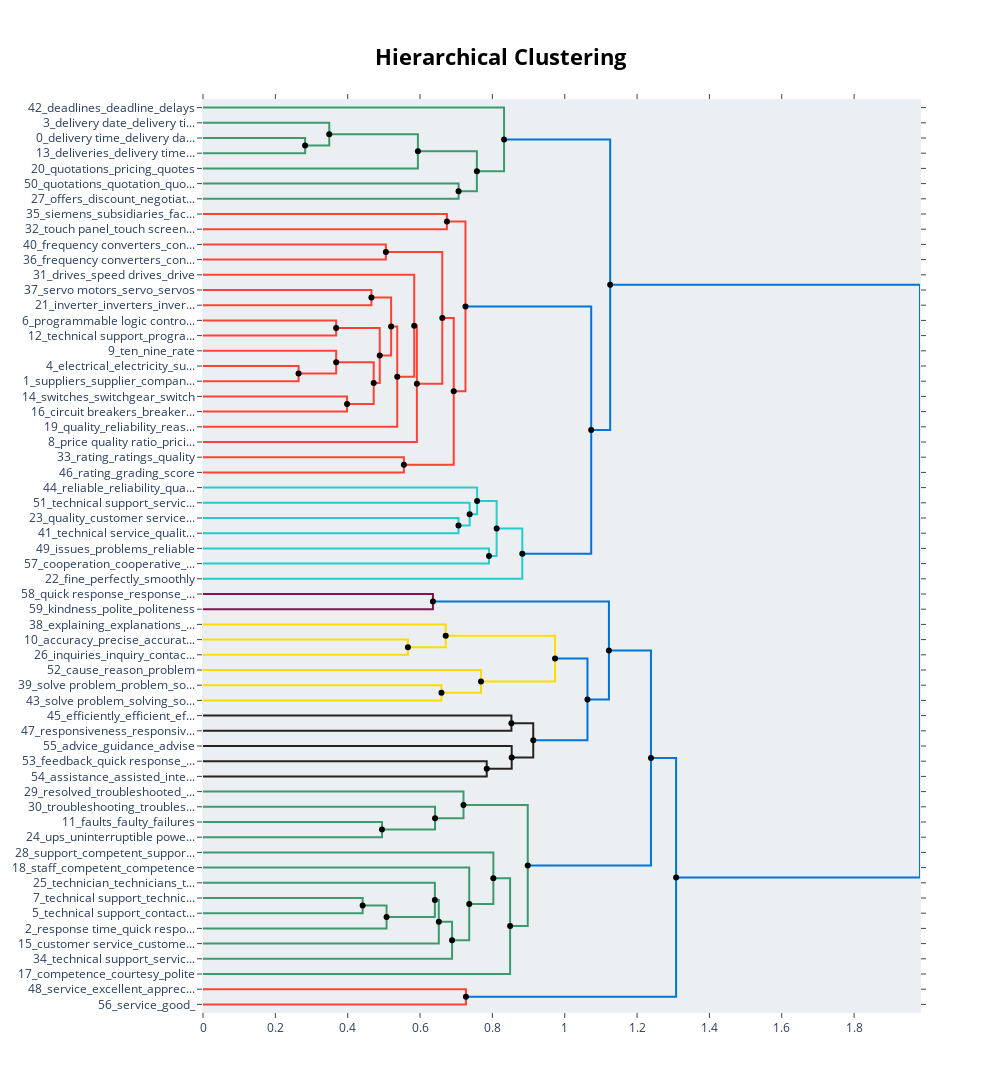

Source (notebook cell):
### Code cell
hierarchical_topics = topic_model.hierarchical_topics(docs)
topic_model.visualize_hierarchy(hierarchical_topics=hierarchical_topics, custom_labels=True)

### Figure 1 — Plotly figure (JSON) as saved in the notebook; plotly's stock layout.template omitted (floating-point values rounded to 4 significant figures)
{"data": [{"hoverinfo": "text", "marker": {"color": "rgb(61,153,112)"}, "mode": "lines", "text": ["delivery time_delivery date_deliveries_delivery_delays", "", "", "deliveries_delivery time_delays_delivering_delivery"], "type": "scatter", "x": [0, 0.2823, 0.2823, 0], "xaxis": "x", "y": [-25, -25, -35, -35], "yaxis": "y"}, {"hoverinfo": "text", "marker": {"color": "rgb(61,153,112)"}, "mode": "lines", "text": ["delivery date_delivery time_delivery_deliveries_delayed", "", "", "delivery time_deliveries_delays_delivery_shipments"], "type": "scatter", "x": [0, 0.349, 0.349, 0.2823], "xaxis": "x", "y": [-15, -15, -30, -30], "yaxis": "y"}, {"hoverinfo": "text", "marker": {"color": "rgb(61,153,112)"}, "mode": "lines", "text": ["deliveries_shipments_delivery time_delivery date_delivery", "", "", "quotations_pricing_quotes_invoices_quotation"], "type": "scatter", "x": [0.349, 0.5941, 0.5941, 0], "xaxis": "x", "y": [-22.5, -22.5, -45, -45], "yaxis": "y"}, {"hoverinfo": "text", "marker": {"color": "rgb(61,153,112)"}, "mode": "lines", "text": ["quotations_quotation_quotes_responded_quoted", "", "", "offers_discount_negotiation_offered_refunded"], "type": "scatter", "x": [0, 0.7065, 0.7065, 0], "xaxis": "x", "y": [-55, -55, -65, -65], "yaxis": "y"}, {"hoverinfo": "text", "marker": {"color": "rgb(61,153,112)"}, "mode": "lines", "text": ["delivery time_delivery date_deliveries_delays_delivery", "", "", "responded_inquiries_refunded_sr_response time"], "type": "scatter", "x": [0.5941, 0.7572, 0.7572, 0.7065], "xaxis": "x", "y": [-33.75, -33.75, -60, -60], "yaxis": "y"}, {"hoverinfo": "text", "marker": {"color": "rgb(61,153,112)"}, "mode": "lines", "text": ["deadlines_deadline_delays_delaying_scheduling", "", "", "delivery time_delivery date_deliveries_delivery_delays"], "type": "scatter", "x": [0, 0.8323, 0.8323, 0.7572], "xaxis": "x", "y": [-5, -5, -46.88, -46.88], "yaxis": "y"}, {"hoverinfo": "text", "marker": {"color": "rgb(255,65,54)"}, "mode": "lines", "text": ["siemens_subsidiaries_factories_supplier_manufacturer", "", "", "touch panel_touch screen_dell_gp4501_gp4000"], "type": "scatter", "x": [0, 0.6743, 0.6743, 0], "xaxis": "x", "y": [-75, -75, -85, -85], "yaxis": "y"}, {"hoverinfo": "text", "marker": {"color": "rgb(255,65,54)"}, "mode": "lines", "text": ["frequency converters_converters_technical support_electric_manufacturers", "", "", "frequency converters_converters_frequency_converter_60hz"], "type": "scatter", "x": [0, 0.5056, 0.5056, 0], "xaxis": "x", "y": [-95, -95, -105, -105], "yaxis": "y"}, {"hoverinfo": "text", "marker": {"color": "rgb(255,65,54)"}, "mode": "lines", "text": ["servo motors_servo_servos_discontinued_motors", "", "", "inverter_inverters_invertor_frequency inverters_converters"], "type": "scatter", "x": [0, 0.4656, 0.4656, 0], "xaxis": "x", "y": [-125, -125, -135, -135], "yaxis": "y"}, {"hoverinfo": "text", "marker": {"color": "rgb(255,65,54)"}, "mode": "lines", "text": ["programmable logic controller_controllers_touch panel_hardware_programmable", "", "", "technical support_programmable logic controller_automation_controllers_programmable"], "type": "scatter", "x": [0, 0.368, 0.368, 0], "xaxis": "x", "y": [-145, -145, -155, -155], "yaxis": "y"}, {"hoverinfo": "text", "marker": {"color": "rgb(255,65,54)"}, "mode": "lines", "text": ["electrical_electricity_supplier_electric_products", "", "", "suppliers_supplier_companies_technical support_company"], "type": "scatter", "x": [0, 0.2642, 0.2642, 0], "xaxis": "x", "y": [-175, -175, -185, -185], "yaxis": "y"}, {"hoverinfo": "text", "marker": {"color": "rgb(255,65,54)"}, "mode": "lines", "text": ["ten_nine_rate_quality_pricing", "", "", "suppliers_supplier_brands_partnership_brand"], "type": "scatter", "x": [0, 0.3681, 0.3681, 0.2642], "xaxis": "x", "y": [-165, -165, -180, -180], "yaxis": "y"}, {"hoverinfo": "text", "marker": {"color": "rgb(255,65,54)"}, "mode": "lines", "text": ["switches_switchgear_switch_switchgears_switchboard", "", "", "circuit breakers_breakers_breaker_electrical_iec"], "type": "scatter", "x": [0, 0.3983, 0.3983, 0], "xaxis": "x", "y": [-195, -195, -205, -205], "yaxis": "y"}, {"hoverinfo": "text", "marker": {"color": "rgb(255,65,54)"}, "mode": "lines", "text": ["suppliers_supplier_distributors_products_brands", "", "", "circuit breakers_breakers_breaker_fuses_fuse"], "type": "scatter", "x": [0.3681, 0.4719, 0.4719, 0.3983], "xaxis": "x", "y": [-172.5, -172.5, -200, -200], "yaxis": "y"}, {"hoverinfo": "text", "marker": {"color": "rgb(255,65,54)"}, "mode": "lines", "text": ["programmable logic controller_controllers_technical support_hardware_controls", "", "", "technical support_breakers_brands_electric_circuit breakers"], "type": "scatter", "x": [0.368, 0.4886, 0.4886, 0.4719], "xaxis": "x", "y": [-150, -150, -186.2, -186.2], "yaxis": "y"}, {"hoverinfo": "text", "marker": {"color": "rgb(255,65,54)"}, "mode": "lines", "text": ["servo motors_servo_inverters_servos_inverter", "", "", "technical support_programmable logic controller_siemens_equipment_products"], "type": "scatter", "x": [0.4656, 0.5201, 0.5201, 0.4886], "xaxis": "x", "y": [-130, -130, -168.1, -168.1], "yaxis": "y"}, {"hoverinfo": "text", "marker": {"color": "rgb(255,65,54)"}, "mode": "lines", "text": ["technical support_programmable logic controller_controllers_issues_supplier", "", "", "quality_reliability_reasons_discontinued_reliable"], "type": "scatter", "x": [0.5201, 0.537, 0.537, 0], "xaxis": "x", "y": [-149.1, -149.1, -215, -215], "yaxis": "y"}, {"hoverinfo": "text", "marker": {"color": "rgb(255,65,54)"}, "mode": "lines", "text": ["drives_speed drives_drive_troubleshooting_technical support", "", "", "technical support_siemens_automation_products_components"], "type": "scatter", "x": [0, 0.584, 0.584, 0.537], "xaxis": "x", "y": [-115, -115, -182.0, -182.0], "yaxis": "y"}, {"hoverinfo": "text", "marker": {"color": "rgb(255,65,54)"}, "mode": "lines", "text": ["programmable logic controller_automation_technical support_controllers_controller", "", "", "price quality ratio_pricing_affordable_prices_quality"], "type": "scatter", "x": [0.584, 0.5913, 0.5913, 0], "xaxis": "x", "y": [-148.5, -148.5, -225, -225], "yaxis": "y"}, {"hoverinfo": "text", "marker": {"color": "rgb(255,65,54)"}, "mode": "lines", "text": ["frequency converters_technical support_converters_converter_frequency", "", "", "technical support_automation_issues_switches_reliability"], "type": "scatter", "x": [0.5056, 0.6616, 0.6616, 0.5913], "xaxis": "x", "y": [-100, -100, -186.8, -186.8], "yaxis": "y"}, {"hoverinfo": "text", "marker": {"color": "rgb(255,65,54)"}, "mode": "lines", "text": ["rating_ratings_quality_reliability_rate", "", "", "rating_grading_score_evaluated_grade"], "type": "scatter", "x": [0, 0.5553, 0.5553, 0], "xaxis": "x", "y": [-235, -235, -245, -245], "yaxis": "y"}, {"hoverinfo": "text", "marker": {"color": "rgb(255,65,54)"}, "mode": "lines", "text": ["technical support_equipment_automation_programmable logic controller_reliability", "", "", "rating_rate_reliability_quality_score"], "type": "scatter", "x": [0.6616, 0.6931, 0.6931, 0.5553], "xaxis": "x", "y": [-143.4, -143.4, -240, -240], "yaxis": "y"}, {"hoverinfo": "text", "marker": {"color": "rgb(255,65,54)"}, "mode": "lines", "text": ["manufacturers_touch panel_siemens_manufacturer_compatibility", "", "", "programmable logic controller_programmable_technical support_automation_servo"], "type": "scatter", "x": [0.6743, 0.7256, 0.7256, 0.6931], "xaxis": "x", "y": [-80, -80, -191.7, -191.7], "yaxis": "y"}, {"hoverinfo": "text", "marker": {"color": "rgb(35,205,205)"}, "mode": "lines", "text": ["quality_customer service_services_satisfaction_reliability", "", "", "technical service_quality_materials_material_practicality"], "type": "scatter", "x": [0, 0.7063, 0.7063, 0], "xaxis": "x", "y": [-275, -275, -285, -285], "yaxis": "y"}, {"hoverinfo": "text", "marker": {"color": "rgb(35,205,205)"}, "mode": "lines", "text": ["technical support_service support_technical service_support_supports", "", "", "technical service_customer service_quality_services_service"], "type": "scatter", "x": [0, 0.7372, 0.7372, 0.7063], "xaxis": "x", "y": [-265, -265, -280, -280], "yaxis": "y"}, {"hoverinfo": "text", "marker": {"color": "rgb(35,205,205)"}, "mode": "lines", "text": ["reliable_reliability_quality_dependability_brand", "", "", "technical support_technical service_quality_service support_customer service"], "type": "scatter", "x": [0, 0.7578, 0.7578, 0.7372], "xaxis": "x", "y": [-255, -255, -272.5, -272.5], "yaxis": "y"}, {"hoverinfo": "text", "marker": {"color": "rgb(35,205,205)"}, "mode": "lines", "text": ["issues_problems_reliable_defect_customer support", "", "", "cooperation_cooperative_collaboration_collaborating_collaborations"], "type": "scatter", "x": [0, 0.7906, 0.7906, 0], "xaxis": "x", "y": [-295, -295, -305, -305], "yaxis": "y"}, {"hoverinfo": "text", "marker": {"color": "rgb(35,205,205)"}, "mode": "lines", "text": ["technical support_technical service_quality_customer service_reliability", "", "", "cooperation_cooperative_collaboration_collaborating_collaborations"], "type": "scatter", "x": [0.7578, 0.8118, 0.8118, 0.7906], "xaxis": "x", "y": [-263.8, -263.8, -300, -300], "yaxis": "y"}, {"hoverinfo": "text", "marker": {"color": "rgb(35,205,205)"}, "mode": "lines", "text": ["technical support_technical service_customer service_availability_reliable", "", "", "fine_perfectly_smoothly_usual_everything"], "type": "scatter", "x": [0.8118, 0.8827, 0.8827, 0], "xaxis": "x", "y": [-281.9, -281.9, -315, -315], "yaxis": "y"}, {"hoverinfo": "text", "marker": {"color": "rgb(0,116,217)"}, "mode": "lines", "text": ["technical support_programmable logic controller_equipment_controller_reliability", "", "", "technical support_technical service_reliability_customer service_quality"], "type": "scatter", "x": [0.7256, 1.073, 1.073, 0.8827], "xaxis": "x", "y": [-135.8, -135.8, -298.4, -298.4], "yaxis": "y"}, {"hoverinfo": "text", "marker": {"color": "rgb(0,116,217)"}, "mode": "lines", "text": ["delivery date_delivery time_deliveries_delivery_deliver", "", "", "technical support_reliability_equipment_reliable_siemens"], "type": "scatter", "x": [0.8323, 1.126, 1.126, 1.073], "xaxis": "x", "y": [-25.94, -25.94, -217.1, -217.1], "yaxis": "y"}, {"hoverinfo": "text", "marker": {"color": "rgb(133,20,75)"}, "mode": "lines", "text": ["quick response_response_quick_reply_easy", "", "", "kindness_polite_politeness_helpful_appreciate"], "type": "scatter", "x": [0, 0.6357, 0.6357, 0], "xaxis": "x", "y": [-325, -325, -335, -335], "yaxis": "y"}, {"hoverinfo": "text", "marker": {"color": "rgb(255,220,0)"}, "mode": "lines", "text": ["accuracy_precise_accurately_answers_precision", "", "", "inquiries_inquiry_contacted_responded_polite"], "type": "scatter", "x": [0, 0.5666, 0.5666, 0], "xaxis": "x", "y": [-355, -355, -365, -365], "yaxis": "y"}, {"hoverinfo": "text", "marker": {"color": "rgb(255,220,0)"}, "mode": "lines", "text": ["explaining_explanations_explained_straightforward_polite", "", "", "answered_precise_accurately_answers_inquiry"], "type": "scatter", "x": [0, 0.671, 0.671, 0.5666], "xaxis": "x", "y": [-345, -345, -360, -360], "yaxis": "y"}, {"hoverinfo": "text", "marker": {"color": "rgb(255,220,0)"}, "mode": "lines", "text": ["solve problem_problem_solution_solutions_helped", "", "", "solve problem_solving_solve_quickly_efficiently"], "type": "scatter", "x": [0, 0.6592, 0.6592, 0], "xaxis": "x", "y": [-385, -385, -395, -395], "yaxis": "y"}, {"hoverinfo": "text", "marker": {"color": "rgb(255,220,0)"}, "mode": "lines", "text": ["cause_reason_problem_solve problem_explanation", "", "", "solve problem_solving_solve_solutions_problem"], "type": "scatter", "x": [0, 0.7685, 0.7685, 0.6592], "xaxis": "x", "y": [-375, -375, -390, -390], "yaxis": "y"}, {"hoverinfo": "text", "marker": {"color": "rgb(255,220,0)"}, "mode": "lines", "text": ["explained_explaining_polite_explanation_politely", "", "", "solve problem_solving_solutions_solve_problem"], "type": "scatter", "x": [0.671, 0.9733, 0.9733, 0.7685], "xaxis": "x", "y": [-352.5, -352.5, -382.5, -382.5], "yaxis": "y"}, {"hoverinfo": "text", "marker": {"color": "rgb(40,35,35)"}, "mode": "lines", "text": ["efficiently_efficient_efficiency_performance_quickly", "", "", "responsiveness_responsive_resolution_flexible_services"], "type": "scatter", "x": [0, 0.8526, 0.8526, 0], "xaxis": "x", "y": [-405, -405, -415, -415], "yaxis": "y"}, {"hoverinfo": "text", "marker": {"color": "rgb(40,35,35)"}, "mode": "lines", "text": ["feedback_quick response_helpful_respond_response", "", "", "assistance_assisted_intervention_immediate_providing"], "type": "scatter", "x": [0, 0.7844, 0.7844, 0], "xaxis": "x", "y": [-435, -435, -445, -445], "yaxis": "y"}, {"hoverinfo": "text", "marker": {"color": "rgb(40,35,35)"}, "mode": "lines", "text": ["advice_guidance_advise_competent_tips", "", "", "feedback_helpful_helpfulness_helped_satisfactory"], "type": "scatter", "x": [0, 0.8534, 0.8534, 0.7844], "xaxis": "x", "y": [-425, -425, -440, -440], "yaxis": "y"}, {"hoverinfo": "text", "marker": {"color": "rgb(40,35,35)"}, "mode": "lines", "text": ["responsiveness_responsively_responsive_effective_effectiveness", "", "", "advice_guidance_tips_feedback_assistance"], "type": "scatter", "x": [0.8526, 0.913, 0.913, 0.8534], "xaxis": "x", "y": [-410, -410, -432.5, -432.5], "yaxis": "y"}, {"hoverinfo": "text", "marker": {"color": "rgb(0,116,217)"}, "mode": "lines", "text": ["precise_answered_answers_accurately_response", "", "", "responsiveness_responsively_responsive_advice_effective"], "type": "scatter", "x": [0.9733, 1.063, 1.063, 0.913], "xaxis": "x", "y": [-367.5, -367.5, -421.2, -421.2], "yaxis": "y"}, {"hoverinfo": "text", "marker": {"color": "rgb(0,116,217)"}, "mode": "lines", "text": ["quick response_response_quick_reply_short", "", "", "answered_precise_accurately_polite_answers"], "type": "scatter", "x": [0.6357, 1.122, 1.122, 1.063], "xaxis": "x", "y": [-330, -330, -394.4, -394.4], "yaxis": "y"}, {"hoverinfo": "text", "marker": {"color": "rgb(61,153,112)"}, "mode": "lines", "text": ["faults_faulty_failures_complaint_defect", "", "", "ups_uninterruptible power supply_troubleshooting_power supply_upc"], "type": "scatter", "x": [0, 0.4948, 0.4948, 0], "xaxis": "x", "y": [-475, -475, -485, -485], "yaxis": "y"}, {"hoverinfo": "text", "marker": {"color": "rgb(61,153,112)"}, "mode": "lines", "text": ["troubleshooting_troubleshoot_resolved_issue_reset", "", "", "ups_uninterruptible power supply_apc_troubleshooting_reliability"], "type": "scatter", "x": [0, 0.6415, 0.6415, 0.4948], "xaxis": "x", "y": [-465, -465, -480, -480], "yaxis": "y"}, {"hoverinfo": "text", "marker": {"color": "rgb(61,153,112)"}, "mode": "lines", "text": ["resolved_troubleshooted_fixed_issue_solved", "", "", "ups_uninterruptible power supply_technical support_apc_troubleshooting"], "type": "scatter", "x": [0, 0.7202, 0.7202, 0.6415], "xaxis": "x", "y": [-455, -455, -472.5, -472.5], "yaxis": "y"}, {"hoverinfo": "text", "marker": {"color": "rgb(61,153,112)"}, "mode": "lines", "text": ["technical support_technician_technicians_technical_tech", "", "", "technical support_contact_call center_technician_telephone"], "type": "scatter", "x": [0, 0.4414, 0.4414, 0], "xaxis": "x", "y": [-525, -525, -535, -535], "yaxis": "y"}, {"hoverinfo": "text", "marker": {"color": "rgb(61,153,112)"}, "mode": "lines", "text": ["technical support_technician_technicians_technical_tech", "", "", "response time_quick response_responses_responding_quickness"], "type": "scatter", "x": [0.4414, 0.5074, 0.5074, 0], "xaxis": "x", "y": [-530, -530, -545, -545], "yaxis": "y"}, {"hoverinfo": "text", "marker": {"color": "rgb(61,153,112)"}, "mode": "lines", "text": ["technician_technicians_tech_techs_knowledgeable", "", "", "technical support_response time_call_telephone_call back"], "type": "scatter", "x": [0, 0.641, 0.641, 0.5074], "xaxis": "x", "y": [-515, -515, -537.5, -537.5], "yaxis": "y"}, {"hoverinfo": "text", "marker": {"color": "rgb(61,153,112)"}, "mode": "lines", "text": ["response time_technical support_telephone_call_call back", "", "", "customer service_customer support_service_customer_services"], "type": "scatter", "x": [0.641, 0.6519, 0.6519, 0], "xaxis": "x", "y": [-526.2, -526.2, -555, -555], "yaxis": "y"}, {"hoverinfo": "text", "marker": {"color": "rgb(61,153,112)"}, "mode": "lines", "text": ["technical support_response time_customer service_assistance_responses", "", "", "technical support_service support_support_technical_strengthened"], "type": "scatter", "x": [0.6519, 0.6885, 0.6885, 0], "xaxis": "x", "y": [-540.6, -540.6, -565, -565], "yaxis": "y"}, {"hoverinfo": "text", "marker": {"color": "rgb(61,153,112)"}, "mode": "lines", "text": ["staff_competent_competence_employee_employees", "", "", "response time_technical support_customer service_responses_inquiry"], "type": "scatter", "x": [0, 0.736, 0.736, 0.6885], "xaxis": "x", "y": [-505, -505, -552.8, -552.8], "yaxis": "y"}, {"hoverinfo": "text", "marker": {"color": "rgb(61,153,112)"}, "mode": "lines", "text": ["support_competent_supported_supporters_fast", "", "", "technical support_response time_customer service_technical_technician"], "type": "scatter", "x": [0, 0.8027, 0.8027, 0.736], "xaxis": "x", "y": [-495, -495, -528.9, -528.9], "yaxis": "y"}, {"hoverinfo": "text", "marker": {"color": "rgb(61,153,112)"}, "mode": "lines", "text": ["technical support_response time_customer service_technician_technicians", "", "", "competence_courtesy_polite_sincerity_satisfaction"], "type": "scatter", "x": [0.8027, 0.849, 0.849, 0], "xaxis": "x", "y": [-512.0, -512.0, -575, -575], "yaxis": "y"}, {"hoverinfo": "text", "marker": {"color": "rgb(61,153,112)"}, "mode": "lines", "text": ["ups_uninterruptible power supply_apc_warranty_technical support", "", "", "technical support_customer service_technical_assistance_prompt"], "type": "scatter", "x": [0.7202, 0.8978, 0.8978, 0.849], "xaxis": "x", "y": [-463.8, -463.8, -543.5, -543.5], "yaxis": "y"}, {"hoverinfo": "text", "marker": {"color": "rgb(0,116,217)"}, "mode": "lines", "text": ["quick response_explained_easy_explaining_quickly", "", "", "response time_ups_technical support_troubleshooting_customer service"], "type": "scatter", "x": [1.122, 1.238, 1.238, 0.8978], "xaxis": "x", "y": [-362.2, -362.2, -503.6, -503.6], "yaxis": "y"}, {"hoverinfo": "text", "marker": {"color": "rgb(255,65,54)"}, "mode": "lines", "text": ["service_excellent_appreciate_welcome_great", "", "", "service_good___"], "type": "scatter", "x": [0, 0.7269, 0.7269, 0], "xaxis": "x", "y": [-585, -585, -595, -595], "yaxis": "y"}, {"hoverinfo": "text", "marker": {"color": "rgb(0,116,217)"}, "mode": "lines", "text": ["ups_response time_technical support_battery_replacement", "", "", "service_excellent_appreciate_welcome_helpful"], "type": "scatter", "x": [1.238, 1.308, 1.308, 0.7269], "xaxis": "x", "y": [-432.9, -432.9, -590, -590], "yaxis": "y"}, {"hoverinfo": "text", "marker": {"color": "rgb(0,116,217)"}, "mode": "lines", "text": ["technical support_supplier_delays_deliveries_reliable", "", "", "response time_technical support_issue_ups_call back"], "type": "scatter", "x": [1.126, 1.982, 1.982, 1.308], "xaxis": "x", "y": [-121.5, -121.5, -511.5, -511.5], "yaxis": "y"}, {"hoverinfo": "text", "hovertext": ["deliveries_shipments_delivery time_delivery date_delivery", "delivery time_delivery date_deliveries_delays_delivery", "suppliers_supplier_distributors_products_brands", "programmable logic controller_controllers_technical support_hardware_controls", "servo motors_servo_inverters_servos_inverter", "technical support_programmable logic controller_controllers_issues_supplier", "programmable logic controller_automation_technical support_controllers_controller", "frequency converters_technical support_converters_converter_frequency", "technical support_equipment_automation_programmable logic controller_reliability", "manufacturers_touch panel_siemens_manufacturer_compatibility", "technical support_technical service_quality_customer service_reliability", "technical support_technical service_customer service_availability_reliable", "technical support_programmable logic controller_equipment_controller_reliability", "delivery date_delivery time_deliveries_delivery_deliver", "explained_explaining_polite_explanation_politely", "responsiveness_responsively_responsive_effective_effectiveness", "precise_answered_answers_accurately_response", "quick response_response_quick_reply_short", "technical support_technician_technicians_technical_tech", "response time_technical support_telephone_call_call back", "technical support_response time_customer service_assistance_responses", "technical support_response time_customer service_technician_technicians", "ups_uninterruptible power supply_apc_warranty_technical support", "quick response_explained_easy_explaining_quickly", "ups_response time_technical support_battery_replacement", "technical support_supplier_delays_deliveries_reliable"], "marker": {"color": "black"}, "mode": "markers", "showlegend": false, "type": "scatter", "x": [0.349, 0.5941, 0.3681, 0.368, 0.4656, 0.5201, 0.584, 0.5056, 0.6616, 0.6743, 0.7578, 0.8118, 0.7256, 0.8323, 0.671, 0.8526, 0.9733, 0.6357, 0.4414, 0.641, 0.6519, 0.8027, 0.7202, 1.122, 1.238, 1.126], "y": [-22.5, -33.75, -172.5, -150, -130, -149.1, -148.5, -100, -143.4, -80, -263.8, -281.9, -135.8, -25.94, -352.5, -410, -367.5, -330, -530, -526.2, -540.6, -512.0, -463.8, -362.2, -432.9, -121.5]}, {"hoverinfo": "text", "hovertext": ["delivery time_deliveries_delays_delivery_shipments", "responded_inquiries_refunded_sr_response time", "delivery time_delivery date_deliveries_delivery_delays", "suppliers_supplier_brands_partnership_brand", "circuit breakers_breakers_breaker_fuses_fuse", "technical support_breakers_brands_electric_circuit breakers", "technical support_programmable logic controller_siemens_equipment_products", "technical support_siemens_automation_products_components", "technical support_automation_issues_switches_reliability", "rating_rate_reliability_quality_score", "programmable logic controller_programmable_technical support_automation_servo", "technical service_customer service_quality_services_service", "technical support_technical service_quality_service support_customer service", "cooperation_cooperative_collaboration_collaborating_collaborations", "technical support_technical service_reliability_customer service_quality", "technical support_reliability_equipment_reliable_siemens", "answered_precise_accurately_answers_inquiry", "solve problem_solving_solve_solutions_problem", "solve problem_solving_solutions_solve_problem", "feedback_helpful_helpfulness_helped_satisfactory", "advice_guidance_tips_feedback_assistance", "responsiveness_responsively_responsive_advice_effective", "answered_precise_accurately_polite_answers", "ups_uninterruptible power supply_apc_troubleshooting_reliability", "ups_uninterruptible power supply_technical support_apc_troubleshooting", "technical support_response time_call_telephone_call back", "response time_technical support_customer service_responses_inquiry", "technical support_response time_customer service_technical_technician", "technical support_customer service_technical_assistance_prompt", "response time_ups_technical support_troubleshooting_customer service", "service_excellent_appreciate_welcome_helpful", "response time_technical support_issue_ups_call back"], "marker": {"color": "black"}, "mode": "markers", "showlegend": false, "type": "scatter", "x": [0.2823, 0.7065, 0.7572, 0.2642, 0.3983, 0.4719, 0.4886, 0.537, 0.5913, 0.5553, 0.6931, 0.7063, 0.7372, 0.7906, 0.8827, 1.073, 0.5666, 0.6592, 0.7685, 0.7844, 0.8534, 0.913, 1.063, 0.4948, 0.6415, 0.5074, 0.6885, 0.736, 0.849, 0.8978, 0.7269, 1.308], "y": [-30, -60, -46.88, -180, -200, -186.2, -168.1, -182.0, -186.8, -240, -191.7, -280, -272.5, -300, -298.4, -217.1, -360, -390, -382.5, -440, -432.5, -421.2, -394.4, -480, -472.5, -537.5, -552.8, -528.9, -543.5, -503.6, -590, -511.5]}], "layout": {"autosize": false, "height": 1100, "hoverlabel": {"bgcolor": "white", "font": {"family": "Rockwell", "size": 16}}, "hovermode": "closest", "plot_bgcolor": "#ECEFF1", "showlegend": false, "title": {"font": {"color": "Black", "size": 22}, "text": "<b>Hierarchical Clustering</b>", "x": 0.5, "xanchor": "center", "yanchor": "top"}, "width": 1000, "xaxis": {"mirror": "allticks", "rangemode": "tozero", "showgrid": false, "showline": true, "showticklabels": true, "ticks": "outside", "type": "linear", "zeroline": false}, "yaxis": {"mirror": "allticks", "range": [-600, 0], "rangemode": "tozero", "showgrid": false, "showline": true, "showticklabels": true, "tickmode": "array", "ticks": "outside", "ticktext": ["42_deadlines_deadline_delays", "3_delivery date_delivery ti...", "0_delivery time_delivery da...", "13_deliveries_delivery time...", "20_quotations_pricing_quotes", "50_quotations_quotation_quo...", "27_offers_discount_negotiat...", "35_siemens_subsidiaries_fac...", "32_touch panel_touch screen...", "40_frequency converters_con...", "36_frequency converters_con...", "31_drives_speed drives_drive", "37_servo motors_servo_servos", "21_inverter_inverters_inver...", "6_programmable logic contro...", "12_technical support_progra...", "9_ten_nine_rate", "4_electrical_electricity_su...", "1_suppliers_supplier_compan...", "14_switches_switchgear_switch", "16_circuit breakers_breaker...", "19_quality_reliability_reas...", "8_price quality ratio_prici...", "33_rating_ratings_quality", "46_rating_grading_score", "44_reliable_reliability_qua...", "51_technical support_servic...", "23_quality_customer service...", "41_technical service_qualit...", "49_issues_problems_reliable", "57_cooperation_cooperative_...", "22_fine_perfectly_smoothly", "58_quick response_response_...", "59_kindness_polite_politeness", "38_explaining_explanations_...", "10_accuracy_precise_accurat...", "26_inquiries_inquiry_contac...", "52_cause_reason_problem", "39_solve problem_problem_so...", "43_solve problem_solving_so...", "45_efficiently_efficient_ef...", "47_responsiveness_responsiv...", "55_advice_guidance_advise", "53_feedback_quick response_...", "54_assistance_assisted_inte...", "29_resolved_troubleshooted_...", "30_troubleshooting_troubles...", "11_faults_faulty_failures", "24_ups_uninterruptible powe...", "28_support_competent_suppor...", "18_staff_competent_competence", "25_technician_technicians_t...", "7_technical support_technic...", "5_technical support_contact...", "2_response time_quick respo...", "15_customer service_custome...", "34_technical support_servic...", "17_competence_courtesy_polite", "48_service_excellent_apprec...", "56_service_good_"], "tickvals": [-5, -15, -25, -35, -45, -55, -65, -75, -85, -95, -105, -115, -125, -135, -145, -155, -165, -175, -185, -195, -205, -215, -225, -235, -245, -255, -265, -275, -285, -295, -305, -315, -325, -335, -345, -355, -365, -375, -385, -395, -405, -415, -425, -435, -445, -455, -465, -475, -485, -495, -505, -515, -525, -535, -545, -555, -565, -575, -585, -595], "type": "linear", "zeroline": false}}}
